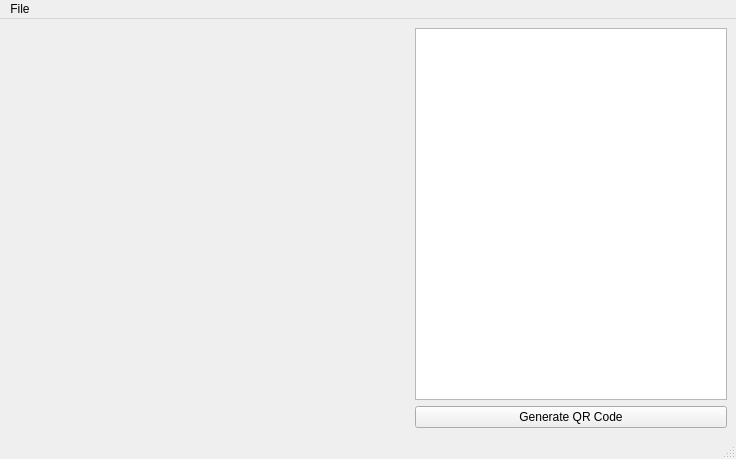
<?xml version="1.0" encoding="UTF-8"?>
<ui version="4.0">
 <class>MainWindow</class>
 <widget class="QMainWindow" name="MainWindow">
  <property name="geometry">
   <rect>
    <x>0</x>
    <y>0</y>
    <width>736</width>
    <height>348</height>
   </rect>
  </property>
  <property name="windowTitle">
   <string>MainWindow</string>
  </property>
  <widget class="QWidget" name="centralwidget">
   <layout class="QHBoxLayout" name="horizontalLayout">
    <item>
     <widget class="QLabel" name="label">
      <property name="minimumSize">
       <size>
        <width>400</width>
        <height>400</height>
       </size>
      </property>
      <property name="text">
       <string/>
      </property>
     </widget>
    </item>
    <item>
     <layout class="QVBoxLayout" name="verticalLayout">
      <item>
       <widget class="QTextEdit" name="textEdit"/>
      </item>
      <item>
       <widget class="QPushButton" name="pushButton">
        <property name="text">
         <string>Generate QR Code</string>
        </property>
       </widget>
      </item>
     </layout>
    </item>
   </layout>
  </widget>
  <widget class="QMenuBar" name="menubar">
   <property name="geometry">
    <rect>
     <x>0</x>
     <y>0</y>
     <width>736</width>
     <height>18</height>
    </rect>
   </property>
   <widget class="QMenu" name="menuFile">
    <property name="title">
     <string>File</string>
    </property>
    <addaction name="actionSave"/>
    <addaction name="actionQuit"/>
   </widget>
   <addaction name="menuFile"/>
  </widget>
  <widget class="QStatusBar" name="statusbar"/>
  <action name="actionSave">
   <property name="text">
    <string>Save</string>
   </property>
  </action>
  <action name="actionQuit">
   <property name="text">
    <string>Quit</string>
   </property>
  </action>
 </widget>
 <resources/>
 <connections/>
</ui>
